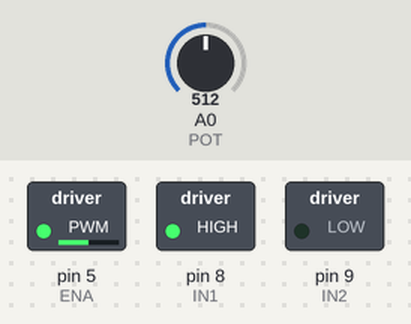
Simulated run of this sketch. Board: Arduino Uno, built with avr-gcc and run on an emulated ATmega328P. Parts: switched loads named in the sketch (green lamp = pin HIGH). The inputs (shaded band) are chosen by the test bench; at power-on: A0 (POT) = 512.

Above: at 1.2 s.
1.3 s: A0 (POT) set to 716
At 2.5 s:
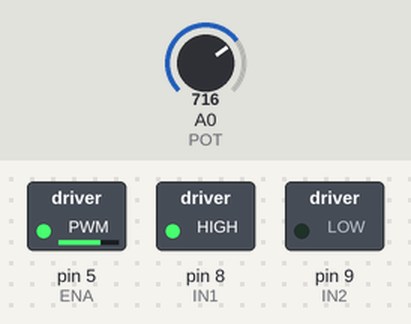
2.8 s: A0 (POT) set to 900
At 3.8 s:
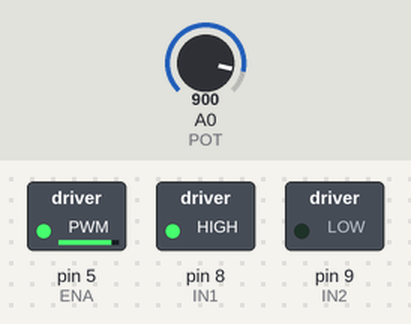
4.3 s: A0 (POT) set to 122
At 5.2 s:
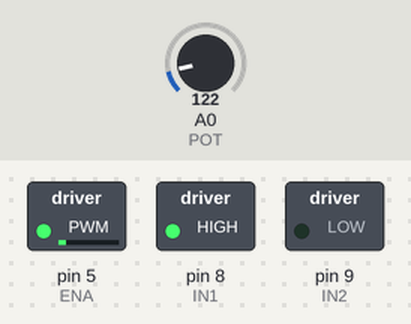
5.8 s: A0 (POT) set to 0
At 6.5 s:
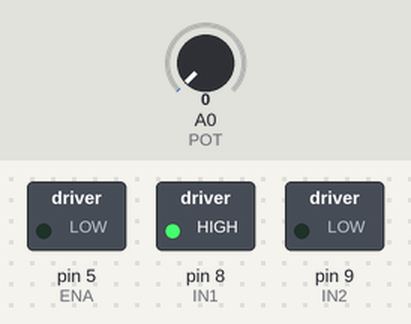
7.3 s: A0 (POT) set to 511
At 7.8 s:
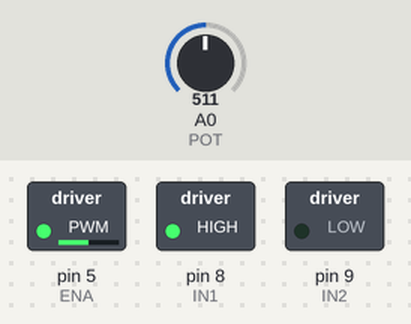
Timing chart, 0 to 9.8 s (numbered marks = the images above; inputs shaded):
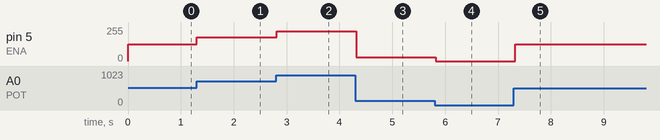

The sketch:

Projeto_066_Velocidade_de_Motor_por_PWM.ino
```cpp
// Projeto 066 - Velocidade de Motor por PWM
// Arduino Uno | Arduino Neon Lab

const byte ENA=5, IN1=8, IN2=9, POT=A0;
void setup(){ pinMode(ENA,OUTPUT); pinMode(IN1,OUTPUT); pinMode(IN2,OUTPUT);
  digitalWrite(IN1,HIGH); digitalWrite(IN2,LOW); }
void loop(){
  byte velocidade=map(analogRead(POT),0,1023,0,255);
  analogWrite(ENA,velocidade); delay(50);
}
```

Measured:
- after the input at 1.3 s, pin 5 (ENA): 127/255 → 178/255 at once
- after the input at 2.8 s, pin 5 (ENA): 178/255 → 224/255 at once
- after the input at 4.3 s, pin 5 (ENA): 224/255 → 30/255 at once
- after the input at 5.8 s, pin 5 (ENA): 30/255 → 0/255 at once
- after the input at 7.3 s, pin 5 (ENA): 0/255 → 127/255 at once
